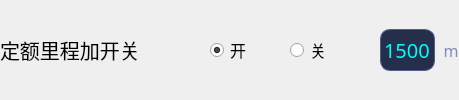
     <widget class="QWidget" name="horizontalWidget_2" native="true">
      <layout class="QHBoxLayout" name="horizontalLayout_10">
       <property name="spacing">
        <number>0</number>
       </property>
       <property name="leftMargin">
        <number>0</number>
       </property>
       <property name="topMargin">
        <number>0</number>
       </property>
       <property name="rightMargin">
        <number>0</number>
       </property>
       <property name="bottomMargin">
        <number>0</number>
       </property>
       <item>
        <widget class="QLabel" name="label_9">
         <property name="font">
          <font>
           <family>思源黑体</family>
           <pointsize>15</pointsize>
          </font>
         </property>
         <property name="text">
          <string>定额里程加开关</string>
         </property>
        </widget>
       </item>
       <item>
        <spacer name="horizontalSpacer_6">
         <property name="orientation">
          <enum>Qt::Orientation::Horizontal</enum>
         </property>
         <property name="sizeHint" stdset="0">
          <size>
           <width>40</width>
           <height>20</height>
          </size>
         </property>
        </spacer>
       </item>
       <item>
        <widget class="QRadioButton" name="radioButton_mileage_set_on">
         <property name="minimumSize">
          <size>
           <width>80</width>
           <height>42</height>
          </size>
         </property>
         <property name="font">
          <font>
           <family>思源黑体</family>
           <pointsize>12</pointsize>
          </font>
         </property>
         <property name="styleSheet">
          <string notr="true">border-top-left-radius:10px;
border-bottom-left-radius:10px;
padding-left: 30px;   /* 居中 */
</string>
         </property>
         <property name="text">
          <string>开</string>
         </property>
         <property name="checkable">
          <bool>true</bool>
         </property>
         <property name="checked">
          <bool>true</bool>
         </property>
        </widget>
       </item>
       <item>
        <widget class="QRadioButton" name="radioButton_mileage_set_off">
         <property name="minimumSize">
          <size>
           <width>80</width>
           <height>42</height>
          </size>
         </property>
         <property name="font">
          <font>
           <family>思源黑体</family>
           <pointsize>12</pointsize>
          </font>
         </property>
         <property name="styleSheet">
          <string notr="true">border-top-right-radius:10px;
border-bottom-right-radius:10px;
padding-left: 30px;   /* 居中 */</string>
         </property>
         <property name="text">
          <string>关</string>
         </property>
         <property name="checkable">
          <bool>true</bool>
         </property>
         <property name="checked">
          <bool>false</bool>
         </property>
        </widget>
       </item>
       <item>
        <spacer name="horizontalSpacer_7">
         <property name="orientation">
          <enum>Qt::Orientation::Horizontal</enum>
         </property>
         <property name="sizeHint" stdset="0">
          <size>
           <width>40</width>
           <height>20</height>
          </size>
         </property>
        </spacer>
       </item>
       <item>
        <widget class="QSpinBox" name="spinBox_car_mileage_set_max_value">
         <property name="minimumSize">
          <size>
           <width>0</width>
           <height>0</height>
          </size>
         </property>
         <property name="maximumSize">
          <size>
           <width>100</width>
           <height>42</height>
          </size>
         </property>
         <property name="font">
          <font>
           <family>思源黑体</family>
           <pointsize>-1</pointsize>
          </font>
         </property>
         <property name="cursor">
          <cursorShape>PointingHandCursor</cursorShape>
         </property>
         <property name="styleSheet">
          <string notr="true">

QSpinBox {
font-size: 20px;
color: rgba(0, 255, 251, 1);
border-radius: 10px;
background: rgba(37, 46, 74, 1);
border: 1px solid rgba(80, 95, 138, 1);
}

/* 如果需要同时隐藏按钮区域 */
QSpinBox::up-button,
QSpinBox::down-button {
    width: 0;
    height: 0;
    border: none;
}</string>
         </property>
         <property name="alignment">
          <set>Qt::AlignmentFlag::AlignCenter</set>
         </property>
         <property name="minimum">
          <number>50</number>
         </property>
         <property name="maximum">
          <number>5500</number>
         </property>
         <property name="singleStep">
          <number>1</number>
         </property>
         <property name="value">
          <number>1500</number>
         </property>
        </widget>
       </item>
       <item>
        <widget class="QLabel" name="label_11">
         <property name="sizePolicy">
          <sizepolicy hsizetype="Minimum" vsizetype="Preferred">
           <horstretch>0</horstretch>
           <verstretch>0</verstretch>
          </sizepolicy>
         </property>
         <property name="font">
          <font>
           <family>思源黑体</family>
           <pointsize>12</pointsize>
          </font>
         </property>
         <property name="styleSheet">
          <string notr="true">color: rgba(129, 141, 179, 1);</string>
         </property>
         <property name="text">
          <string>  m</string>
         </property>
         <property name="alignment">
          <set>Qt::AlignmentFlag::AlignCenter</set>
         </property>
        </widget>
       </item>
      </layout>
     </widget>
